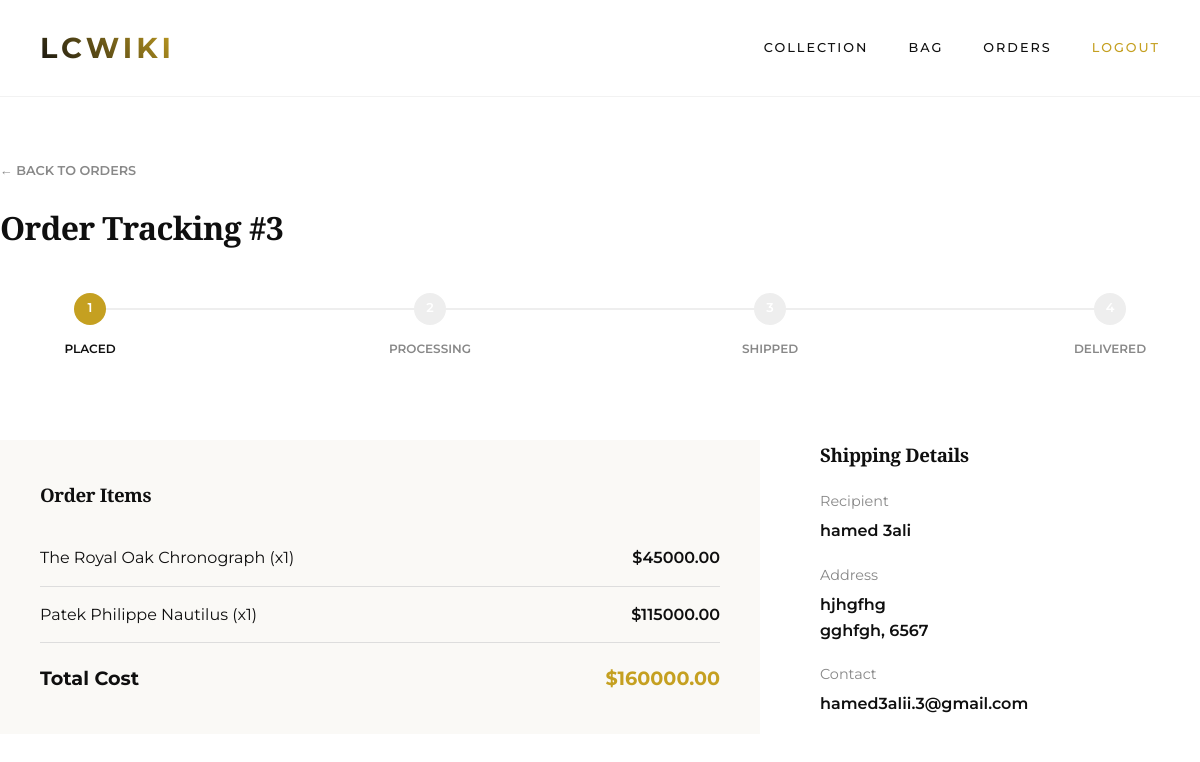
/orders/3/ (signed in), run on the app's committed database.
### shop/models.py (models this page shows, shortened)
class Order(models.Model):
    STATUS_CHOICES = (
        ('pending', 'Order Placed'),
        ('processing', 'Processing'),
        ('shipped', 'Shipped'),
        ('delivered', 'Delivered'),
    )
    user = models.ForeignKey(settings.AUTH_USER_MODEL, on_delete=models.CASCADE)
    first_name = models.CharField(max_length=50)
    last_name = models.CharField(max_length=50)
    email = models.EmailField()
    address = models.CharField(max_length=250)
    postal_code = models.CharField(max_length=20)
    city = models.CharField(max_length=100)
    created = models.DateTimeField(auto_now_add=True)
    updated = models.DateTimeField(auto_now=True)
    paid = models.BooleanField(default=False)
    status = models.CharField(max_length=20, choices=STATUS_CHOICES, default='pending')
    def get_total_cost(self):
        return sum(item.get_cost() for item in self.items.all())

class OrderItem(models.Model):
    order = models.ForeignKey(Order, related_name='items', on_delete=models.CASCADE)
    product = models.ForeignKey(Product, related_name='order_items', on_delete=models.CASCADE)
    price = models.DecimalField(max_digits=10, decimal_places=2)
    quantity = models.PositiveIntegerField(default=1)
    def get_cost(self):
        return self.price * self.quantity

class Product(models.Model):
    category = models.ForeignKey(Category, related_name='products', on_delete=models.CASCADE)
    name = models.CharField(max_length=200)
    slug = models.SlugField(unique=True)
    description = models.TextField()
    price = models.DecimalField(max_digits=10, decimal_places=2)
    image = models.ImageField(upload_to='products/%Y/%m/%d', blank=True, null=True)
    image_url = models.URLField(max_length=1000, blank=True, null=True)
    available = models.BooleanField(default=True)
    created = models.DateTimeField(auto_now_add=True)
    updated = models.DateTimeField(auto_now=True)

### shop/views.py (the view)
# urls.py: path('orders/<int:order_id>/', views.order_detail, name='order_detail'),
@login_required
def order_detail(request, order_id):
    order = get_object_or_404(Order, id=order_id, user=request.user)
    status_map = {
        'pending': 1,
        'processing': 2,
        'shipped': 3,
        'delivered': 4
    }
    current_step = status_map.get(order.status, 1)
    return render(request, 'shop/order_detail.html', {
        'order': order,
        'current_step': current_step
    })

### templates/shop/order_detail.html (shortened to what this page needs)
{% extends "base.html" %}
{% block content %}
<div style="padding: 60px 0;">
    <a href="{% url 'order_list' %}" style="font-size: 0.8rem; text-transform: uppercase; font-weight: 600; color: var(--gray); margin-bottom: 20px; display: inline-block;">&larr; Back to Orders</a>
    <h1 style="margin-bottom: 40px;">Order Tracking #{{ order.id }}</h1>
    <div style="display: flex; justify-content: space-between; position: relative; margin-bottom: 80px; padding: 0 40px;">
        <div style="position: absolute; top: 15px; left: 80px; right: 80px; height: 2px; background-color: #eee; z-index: 1;">
        </div>
        <div style="text-align: center; z-index: 2; width: 100px;">
            <div style="width: 32px; height: 32px; border-radius: 50%; background-color: {% if current_step >= 1 %}var(--gold){% else %}#eee{% endif %}; color: white; display: flex; align-items: center; justify-content: center; margin: 0 auto 10px; font-weight: 600; font-size: 0.8rem;">1</div>
            <span style="font-size: 0.75rem; font-weight: 600; text-transform: uppercase; color: {% if current_step >= 1 %}var(--black){% else %}var(--gray){% endif %};">Placed</span>
        </div>
        <div style="text-align: center; z-index: 2; width: 100px;">
            <div style="width: 32px; height: 32px; border-radius: 50%; background-color: {% if current_step >= 2 %}var(--gold){% else %}#eee{% endif %}; color: white; display: flex; align-items: center; justify-content: center; margin: 0 auto 10px; font-weight: 600; font-size: 0.8rem;">2</div>
            <span style="font-size: 0.75rem; font-weight: 600; text-transform: uppercase; color: {% if current_step >= 2 %}var(--black){% else %}var(--gray){% endif %};">Processing</span>
        </div>
        <div style="text-align: center; z-index: 2; width: 100px;">
            <div style="width: 32px; height: 32px; border-radius: 50%; background-color: {% if current_step >= 3 %}var(--gold){% else %}#eee{% endif %}; color: white; display: flex; align-items: center; justify-content: center; margin: 0 auto 10px; font-weight: 600; font-size: 0.8rem;">3</div>
            <span style="font-size: 0.75rem; font-weight: 600; text-transform: uppercase; color: {% if current_step >= 3 %}var(--black){% else %}var(--gray){% endif %};">Shipped</span>
        </div>
        <div style="text-align: center; z-index: 2; width: 100px;">
            <div style="width: 32px; height: 32px; border-radius: 50%; background-color: {% if current_step >= 4 %}var(--gold){% else %}#eee{% endif %}; color: white; display: flex; align-items: center; justify-content: center; margin: 0 auto 10px; font-weight: 600; font-size: 0.8rem;">4</div>
            <span style="font-size: 0.75rem; font-weight: 600; text-transform: uppercase; color: {% if current_step >= 4 %}var(--black){% else %}var(--gray){% endif %};">Delivered</span>
        </div>
    </div>
    <div style="display: grid; grid-template-columns: 2fr 1fr; gap: 60px;">
        <div style="background-color: var(--cream); padding: 40px;">
            <h3 style="margin-top: 0; margin-bottom: 20px;">Order Items</h3>
            {% for item in order.items.all %}
                <div style="display: flex; justify-content: space-between; padding: 15px 0; border-bottom: 1px solid #ddd;">
                    <span>{{ item.product.name }} (x{{ item.quantity }})</span>
                    <span style="font-weight: 600;">${{ item.get_cost }}</span>
                </div>
            {% endfor %}
            <div style="display: flex; justify-content: space-between; padding-top: 20px;">
                <span style="font-weight: 700; font-size: 1.2rem;">Total Cost</span>
                <span style="font-weight: 700; font-size: 1.2rem; color: var(--gold);">${{ order.get_total_cost }}</span>
            </div>
        </div>
        <div>
            <h3 style="margin-top: 0; margin-bottom: 20px;">Shipping Details</h3>
            <p style="font-size: 0.9rem; color: var(--gray); margin-bottom: 5px;">Recipient</p>
            <p style="font-weight: 600; margin-top: 0;">{{ order.first_name }} {{ order.last_name }}</p>
            <p style="font-size: 0.9rem; color: var(--gray); margin-bottom: 5px; margin-top: 20px;">Address</p>
            <p style="font-weight: 600; margin-top: 0;">{{ order.address }}<br>{{ order.city }}, {{ order.postal_code }}</p>
            <p style="font-size: 0.9rem; color: var(--gray); margin-bottom: 5px; margin-top: 20px;">Contact</p>
            <p style="font-weight: 600; margin-top: 0;">{{ order.email }}</p>
        </div>
    </div>
</div>
{% endblock %}

### templates/base.html (style rules this page uses)
:root { --gold: #C5A021; --gold-light: #D4AF37; --black: #0F0F0F; --white: #FFFFFF; --cream: #FAF9F6; --gray-light: #F4F4F4; --gray: #888888; --transition: all 0.6s cubic-bezier(0.16, 1, 0.3, 1); }
* { margin: 0; padding: 0; box-box: border-box; }
body { font-family: 'Montserrat', sans-serif; background-color: var(--white); color: var(--black); line-height: 1.6; overflow-x: hidden; }
h1, h2, h3, h4, .luxury-font { font-family: 'Playfair Display', serif; letter-spacing: -0.02em; }
a { text-decoration: none; color: inherit; transition: var(--transition); }

### data on the page
Order: id "3", get_total_cost "160000.00", first_name "hamed", last_name "3ali", address "hjhgfhg", city "gghfgh", postal_code "6567", email "hamed3alii.3@gmail.com"
OrderItem: product.name "The Royal Oak Chronograph", quantity "1", get_cost "45000.00"
OrderItem: product.name "Patek Philippe Nautilus", quantity "1", get_cost "115000.00"
